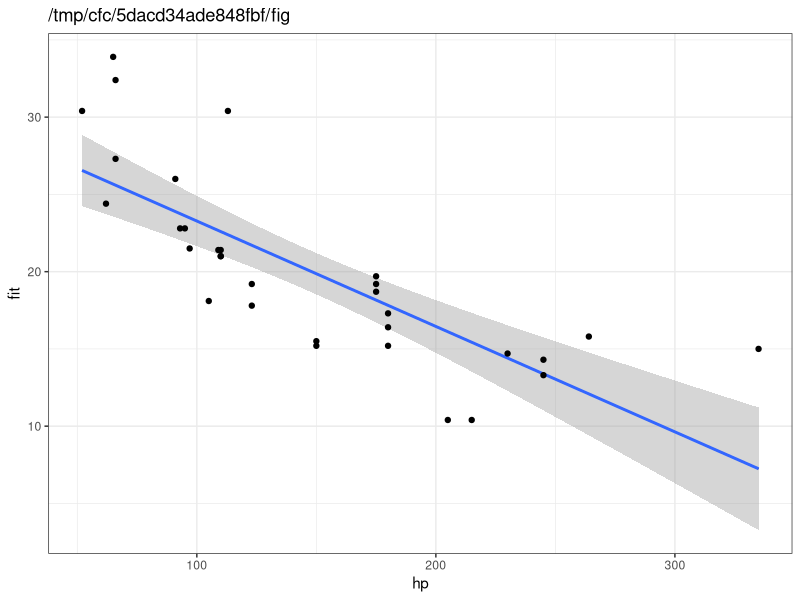

Reproduce this figure in R.
#! /usr/bin/Rscript
library(ggplot2)
args = commandArgs(trailingOnly=TRUE)
searchTerm <- "#sjsu"
if (length(args)!=0) {
  # default output file
  searchTerm <- args[1]
}
fit <- lm(mpg ~ hp + I(hp), data = mtcars)
prd <- data.frame(hp = seq(from = range(mtcars$hp)[1], to = range(mtcars$hp)[2], length.out = 100))
err <- predict(fit, newdata = prd, se.fit = TRUE)

prd$lci <- err$fit - 1.96 * err$se.fit
prd$fit <- err$fit
prd$uci <- err$fit + 1.96 * err$se.fit

png(filename="output.png")

ggplot(prd, aes(x = hp, y = fit)) +
  ggtitle(searchTerm)+
  theme_bw() +
  geom_line() +
  geom_smooth(aes(ymin = lci, ymax = uci), stat = "identity") +
  geom_point(data = mtcars, aes(x = hp, y = mpg)) 


dev.off()